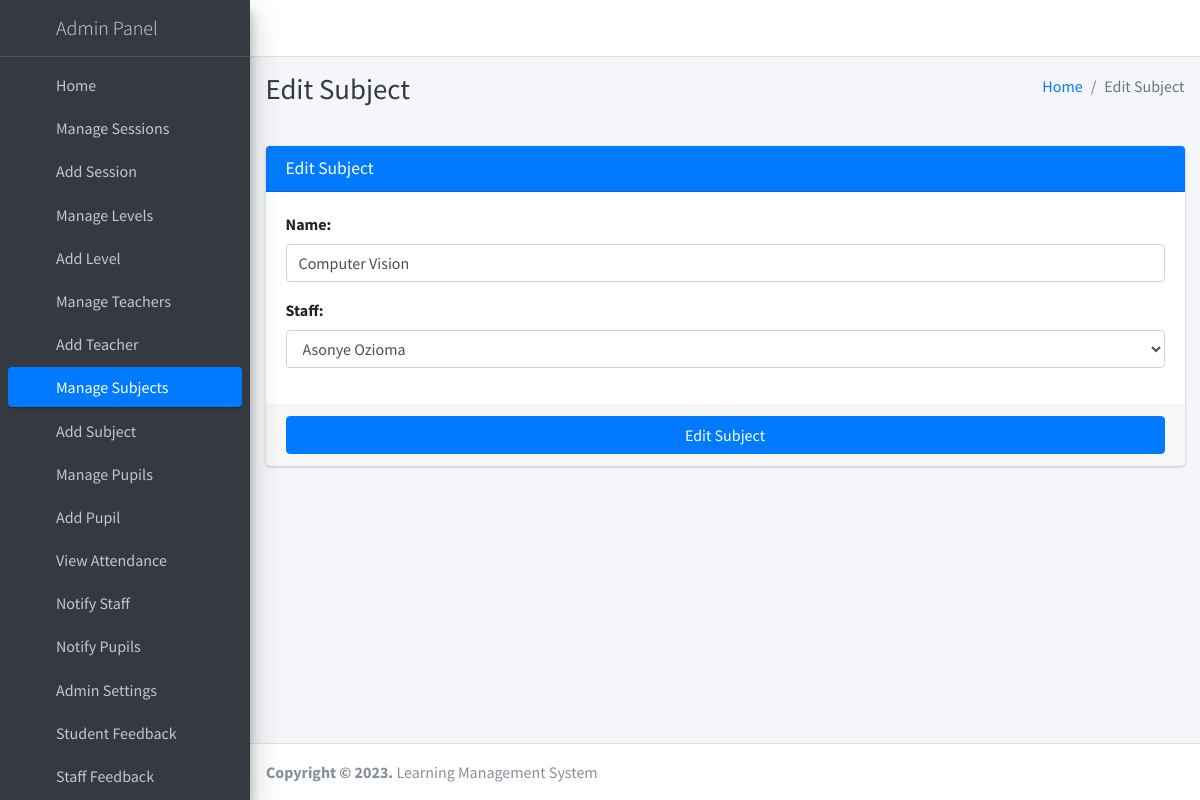
The app's page /subject/edit/1 (signed in), older data.
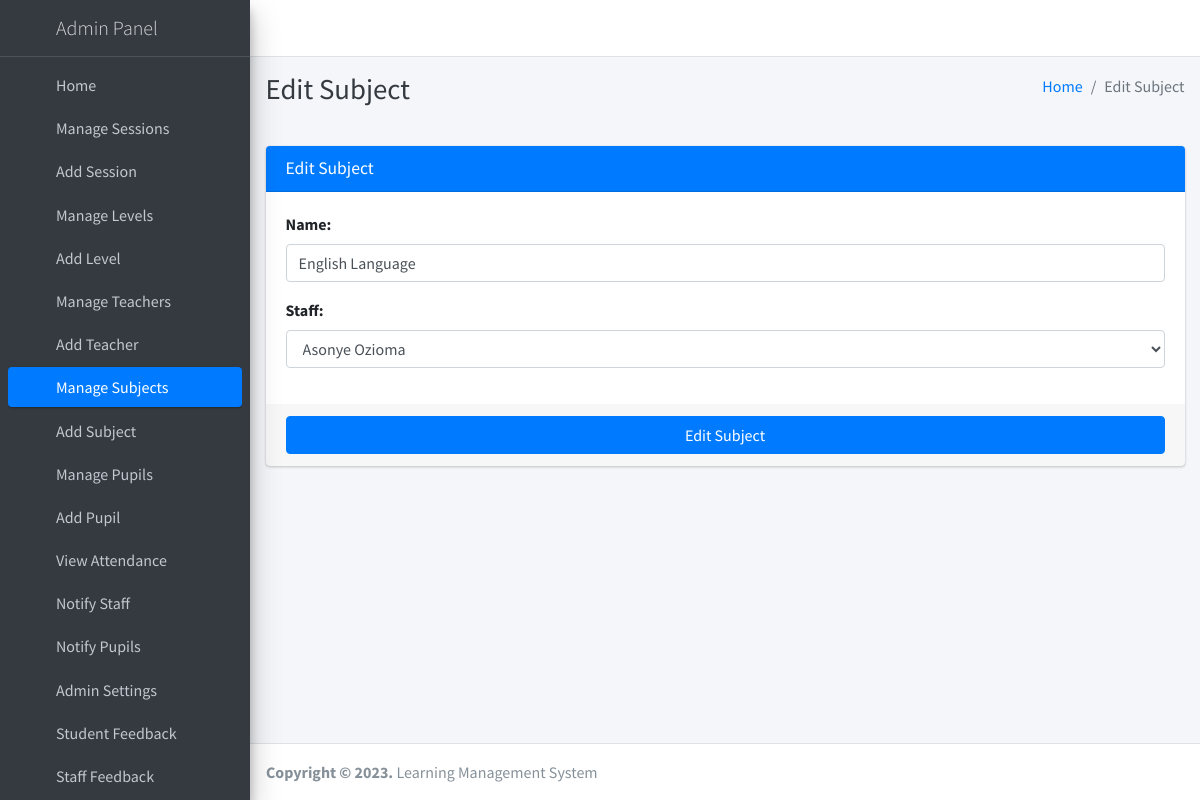
The same page, newer data.
### main_app/models.py (models this page shows, shortened)
class Subject(models.Model):
    name = models.CharField(max_length=120)
    staff = models.ForeignKey(Staff, on_delete=models.CASCADE)
    updated_at = models.DateTimeField(auto_now=True)
    created_at = models.DateTimeField(auto_now_add=True)

### main_app/hod_views.py (the view, shortened to what this page needs)
def edit_subject(request, subject_id):
    instance = get_object_or_404(Subject, id=subject_id)
    form = SubjectForm(request.POST or None, instance=instance)
    context = {
        'form': form,
        'subject_id': subject_id,
        'page_title': 'Edit Subject'
    }
    return render(request, 'hod_template/edit_subject_template.html', context)

### main_app/forms.py
class SubjectForm(FormSettings):
    def __init__(self, *args, **kwargs):
        super(SubjectForm, self).__init__(*args, **kwargs)
    class Meta:
        model = Subject
        fields = ['name', 'staff']

### main_app/models.py (called while the page is built)
    def __str__(self):
        return self.admin.last_name + " " + self.admin.first_name

### main_app/templates/hod_template/edit_subject_template.html
{% extends 'main_app/base.html' %}
{% load static %}
{% block page_title %}{{page_title}}{% endblock page_title %}
{% block content %}
<section class="content">
    <div class="container-fluid">
        <div class="row">
            <div class="col-md-12">
                <div class="card card-primary">
                    <div class="card-header">
                        <h3 class="card-title">{{page_title}}</h3>
                    </div>
                    {% include "main_app/form_template.html" with messages=messages  form=form button_text="Edit Subject"%}
                </div>
            </div>
        </div>
    </div>
</section>
{% endblock content %}

### main_app/templates/main_app/form_template.html (shortened to what this page needs)
<form role="form" method="POST" enctype="multipart/form-data">
    <div class="card-body">
        {% for field in form  %}
        <div class="form-group">
            {{field.label_tag}}
            {{field}}
        </div>
        {% endfor %}
    </div>
    <div class="card-footer">
        <button type="submit" class="btn btn-primary btn-block">
            {% if button_text %}
            {{button_text}}
            {% else %}
            Submit
            {% endif %}
        </button>
    </div>
</form>

Row changes from the older to the newer data that the page shows:
changed Subject "Asonye Ozioma": name "Computer Vision" → "English Language"
